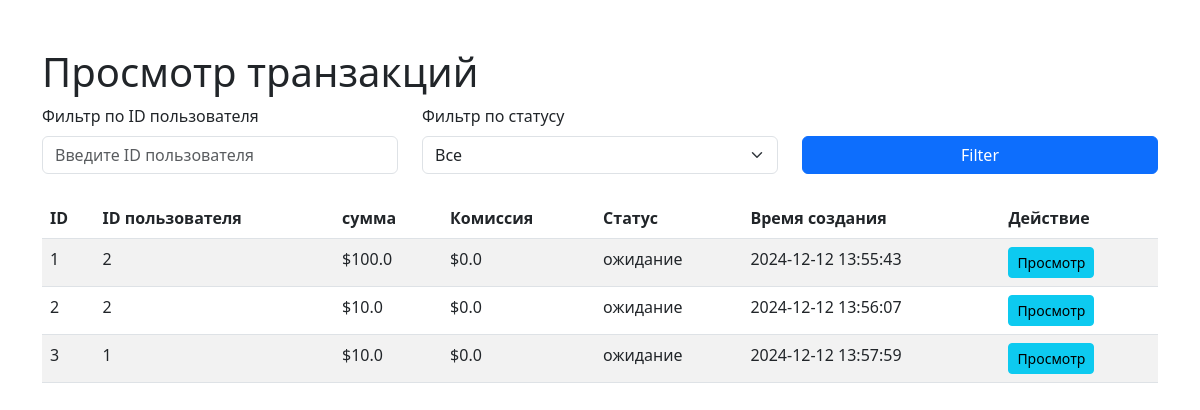
Before: /admin/transactions (signed in) with the older database file.
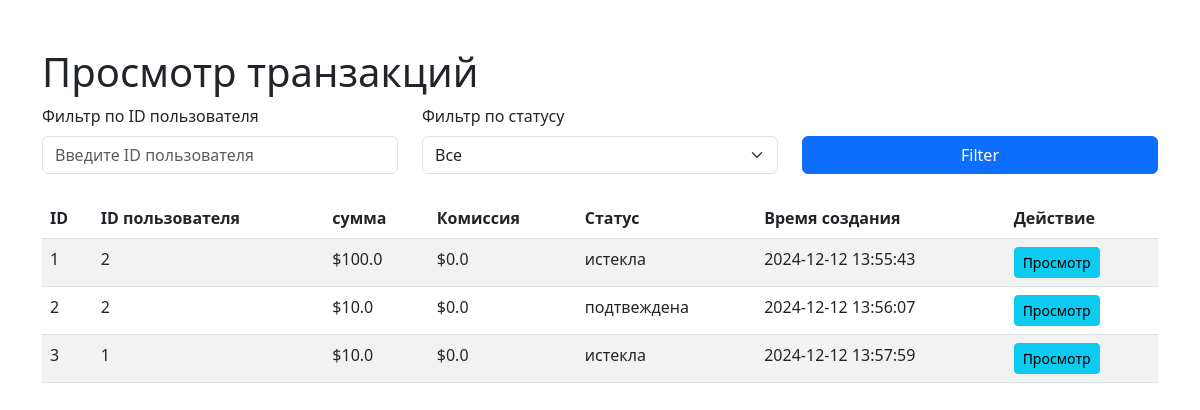
After: the same page with the newer database file.
### app.py (models this page shows, shortened)
class Transaction(db.Model):
    id = db.Column(db.Integer, primary_key=True)
    amount = db.Column(db.Float, nullable=False)
    commission = db.Column(db.Float, nullable=False)
    status = db.Column(db.String(20), nullable=False, default='ожидание')
    created_at = db.Column(db.DateTime, nullable=False, server_default=db.func.now())
    user_id = db.Column(db.Integer, db.ForeignKey('user.id'), nullable=False)
    user = db.relationship('User', backref=db.backref('transactions', lazy=True))

### app.py (the view)
@app.route('/admin/transactions')
def admin_transactions():
    user_id = session.get('user_id')
    role = session.get('role')
    if role not in ['admin', 'user']:
        return redirect(url_for('login'))
    filter_user_id = request.args.get('user_id')
    filter_status = request.args.get('status')
    query = Transaction.query
    if role == 'user':
        query = query.filter_by(user_id=user_id)
    if filter_user_id:
        query = query.filter_by(user_id=filter_user_id)
    if filter_status:
        query = query.filter_by(status=filter_status)
    transactions = query.all()
    return render_template('transactions.html', transactions=transactions)

### templates/transactions.html (shortened to what this page needs)
<!DOCTYPE html>
<html lang="ru">
<head>
    <link rel="stylesheet" href="https://cdn.jsdelivr.net/npm/bootstrap@5.3.0/dist/css/bootstrap.min.css">
</head>
<body>
    <div class="container mt-5">
        <h1>Просмотр транзакций</h1>
        <form method="GET" action="/admin/transactions" class="mb-4">
            <div class="row">
                <div class="col-md-4">
                    <label for="user_id" class="form-label">Фильтр по ID пользователя</label>
                    <input type="text" class="form-control" id="user_id" name="user_id" placeholder="Введите ID пользователя" value="{{ request.args.get('user_id', '') }}">
                </div>
                <div class="col-md-4">
                    <label for="status" class="form-label">Фильтр по статусу</label>
                    <select id="status" name="status" class="form-select">
                        <option value="">Все</option>
                    </select>
                </div>
                <div class="col-md-4 d-flex align-items-end">
                    <button type="submit" class="btn btn-primary w-100">Filter</button>
                </div>
            </div>
        </form>
        <table class="table table-striped">
            <thead>
                <tr>
                    <th>ID</th>
                    <th>ID пользователя</th>
                    <th>сумма</th>
                    <th>Комиссия</th>
                    <th>Статус</th>
                    <th>Время создания</th>
                    <th>Действие</th>
                </tr>
            </thead>
            <tbody>
                {% for transaction in transactions %}
                <tr>
                    <td>{{ transaction.id }}</td>
                    <td>{{ transaction.user_id }}</td>
                    <td>${{ transaction.amount }}</td>
                    <td>${{ transaction.commission }}</td>
                    <td>{{ transaction.status }}</td>
                    <td>{{ transaction.created_at }}</td>
                    <td>
                        <a href="/admin/transactions/{{ transaction.id }}" class="btn btn-info btn-sm">Просмотр</a>
                    </td>
                </tr>
                {% endfor %}
            </tbody>
        </table>
    </div>
</body>
</html>

Changed rows visible on the page:
changed Transaction id 1: status "ожидание" → "истекла"
changed Transaction id 2: status "ожидание" → "подтвеждена"
changed Transaction id 3: status "ожидание" → "истекла"
